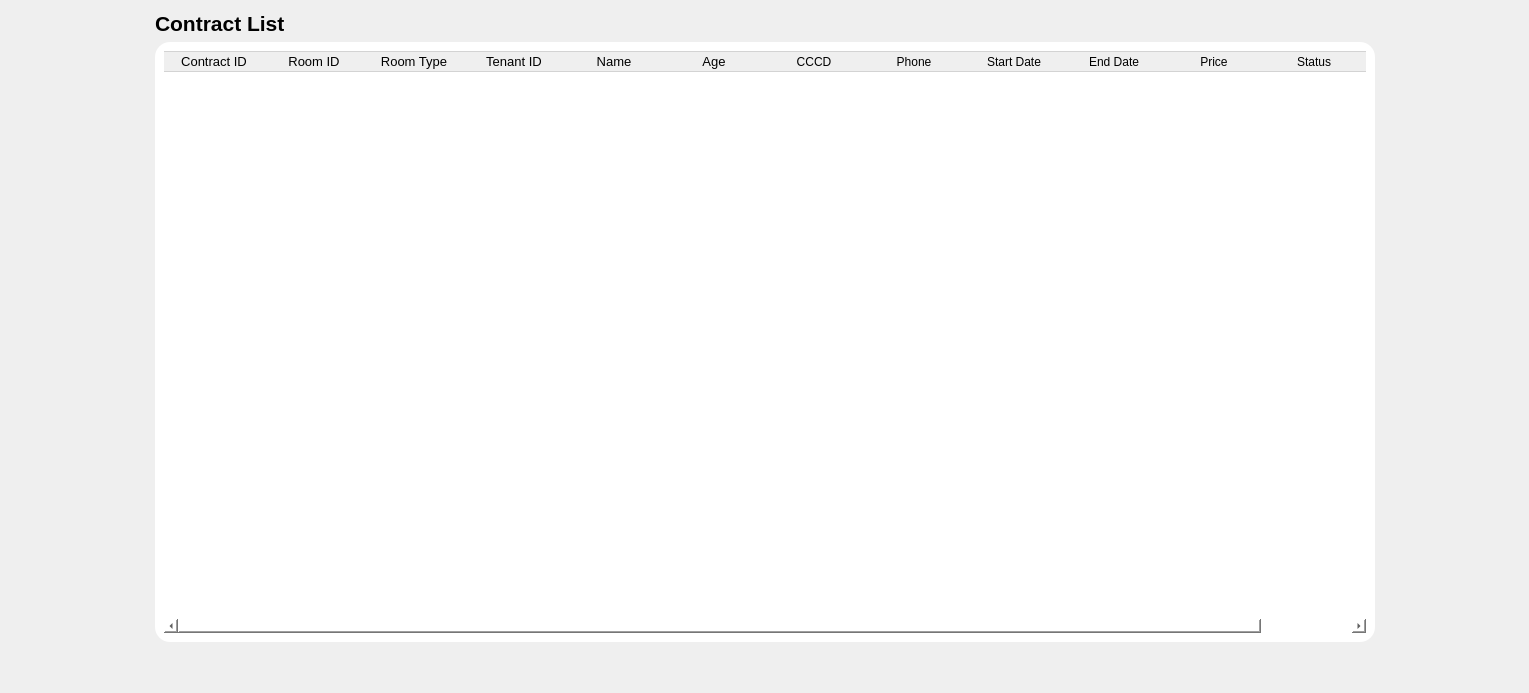
             <widget class="QWidget" name="page_65">
              <layout class="QHBoxLayout" name="horizontalLayout_192">
               <item>
                <spacer name="horizontalSpacer_151">
                 <property name="orientation">
                  <enum>Qt::Orientation::Horizontal</enum>
                 </property>
                 <property name="sizeHint" stdset="0">
                  <size>
                   <width>144</width>
                   <height>20</height>
                  </size>
                 </property>
                </spacer>
               </item>
               <item>
                <layout class="QVBoxLayout" name="verticalLayout_88">
                 <item>
                  <layout class="QHBoxLayout" name="horizontalLayout_193">
                   <item>
                    <widget class="QLabel" name="label_105">
                     <property name="font">
                      <font>
                       <pointsize>16</pointsize>
                       <bold>true</bold>
                      </font>
                     </property>
                     <property name="text">
                      <string>Contract List</string>
                     </property>
                    </widget>
                   </item>
                   <item>
                    <spacer name="horizontalSpacer_152">
                     <property name="orientation">
                      <enum>Qt::Orientation::Horizontal</enum>
                     </property>
                     <property name="sizeHint" stdset="0">
                      <size>
                       <width>40</width>
                       <height>20</height>
                      </size>
                     </property>
                    </spacer>
                   </item>
                  </layout>
                 </item>
                 <item>
                  <widget class="QFrame" name="frame_37">
                   <property name="minimumSize">
                    <size>
                     <width>1220</width>
                     <height>600</height>
                    </size>
                   </property>
                   <property name="styleSheet">
                    <string notr="true">QWidget{
background-color: rgb(255, 255, 255);
border-radius:15px;
}</string>
                   </property>
                   <property name="frameShape">
                    <enum>QFrame::Shape::StyledPanel</enum>
                   </property>
                   <property name="frameShadow">
                    <enum>QFrame::Shadow::Raised</enum>
                   </property>
                   <layout class="QVBoxLayout" name="verticalLayout_89">
                    <item>
                     <widget class="QTableWidget" name="ContractTable">
                      <property name="minimumSize">
                       <size>
                        <width>0</width>
                        <height>0</height>
                       </size>
                      </property>
                      <property name="font">
                       <font>
                        <pointsize>10</pointsize>
                       </font>
                      </property>
                      <property name="styleSheet">
                       <string notr="true">QPushButton{
	 border: none;
}
QTableWidget::item {
       border-right: none;
       border-left: none;
       border-bottom: 1px solid #D3D3D3;
}
QHeaderView::section {
       border: 1px solid #D3D3D3; 
       border-right: none;      
       border-left: none;       
}</string>
                      </property>
                      <property name="editTriggers">
                       <set>QAbstractItemView::EditTrigger::NoEditTriggers</set>
                      </property>
                      <property name="alternatingRowColors">
                       <bool>true</bool>
                      </property>
                      <property name="selectionMode">
                       <enum>QAbstractItemView::SelectionMode::NoSelection</enum>
                      </property>
                      <property name="showGrid">
                       <bool>false</bool>
                      </property>
                      <attribute name="horizontalHeaderVisible">
                       <bool>true</bool>
                      </attribute>
                      <attribute name="horizontalHeaderCascadingSectionResizes">
                       <bool>false</bool>
                      </attribute>
                      <attribute name="horizontalHeaderHighlightSections">
                       <bool>true</bool>
                      </attribute>
                      <attribute name="horizontalHeaderShowSortIndicator" stdset="0">
                       <bool>false</bool>
                      </attribute>
                      <attribute name="horizontalHeaderStretchLastSection">
                       <bool>false</bool>
                      </attribute>
                      <column>
                       <property name="text">
                        <string>Contract ID</string>
                       </property>
                       <property name="font">
                        <font>
                         <pointsize>10</pointsize>
                        </font>
                       </property>
                      </column>
                      <column>
                       <property name="text">
                        <string>Room ID</string>
                       </property>
                       <property name="font">
                        <font>
                         <pointsize>10</pointsize>
                        </font>
                       </property>
                      </column>
                      <column>
                       <property name="text">
                        <string>Room Type</string>
                       </property>
                       <property name="font">
                        <font>
                         <pointsize>10</pointsize>
                        </font>
                       </property>
                      </column>
                      <column>
                       <property name="text">
                        <string>Tenant ID</string>
                       </property>
                       <property name="font">
                        <font>
                         <pointsize>10</pointsize>
                        </font>
                       </property>
                      </column>
                      <column>
                       <property name="text">
                        <string>Name</string>
                       </property>
                       <property name="font">
                        <font>
                         <pointsize>10</pointsize>
                        </font>
                       </property>
                      </column>
                      <column>
                       <property name="text">
                        <string>Age</string>
                       </property>
                       <property name="font">
                        <font>
                         <pointsize>10</pointsize>
                        </font>
                       </property>
                      </column>
                      <column>
                       <property name="text">
                        <string>CCCD</string>
                       </property>
                      </column>
                      <column>
                       <property name="text">
                        <string>Phone</string>
                       </property>
                      </column>
                      <column>
                       <property name="text">
                        <string>Start Date</string>
                       </property>
                      </column>
                      <column>
                       <property name="text">
                        <string>End Date</string>
                       </property>
                      </column>
                      <column>
                       <property name="text">
                        <string>Price</string>
                       </property>
                      </column>
                      <column>
                       <property name="text">
                        <string>Status</string>
                       </property>
                      </column>
                      <column>
                       <property name="text">
                        <string>Action</string>
                       </property>
                      </column>
                     </widget>
                    </item>
                   </layout>
                  </widget>
                 </item>
                 <item>
                  <spacer name="verticalSpacer_36">
                   <property name="orientation">
                    <enum>Qt::Orientation::Vertical</enum>
                   </property>
                   <property name="sizeHint" stdset="0">
                    <size>
                     <width>20</width>
                     <height>40</height>
                    </size>
                   </property>
                  </spacer>
                 </item>
                </layout>
               </item>
               <item>
                <spacer name="horizontalSpacer_154">
                 <property name="orientation">
                  <enum>Qt::Orientation::Horizontal</enum>
                 </property>
                 <property name="sizeHint" stdset="0">
                  <size>
                   <width>143</width>
                   <height>20</height>
                  </size>
                 </property>
                </spacer>
               </item>
              </layout>
             </widget>
